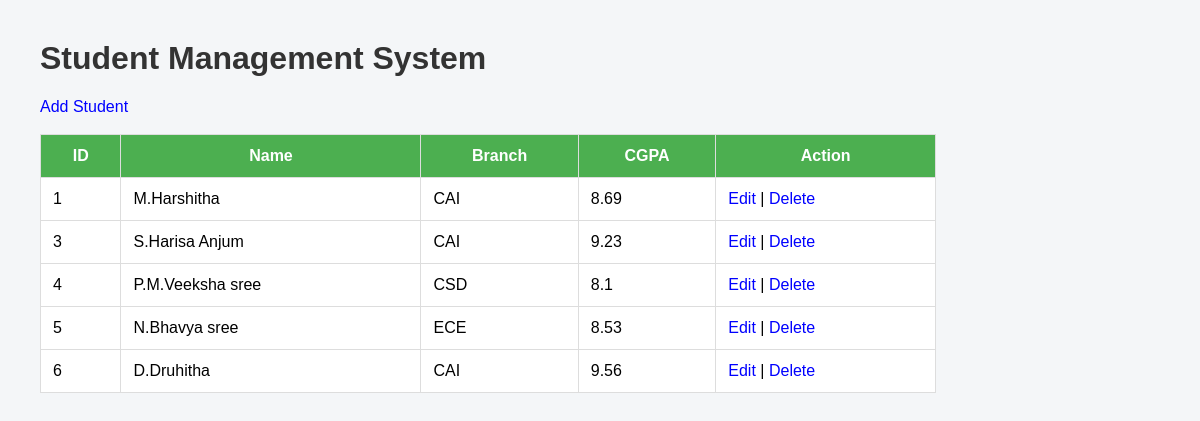
The page / on the database its author committed.
### tables this page shows
CREATE TABLE students(
        id INTEGER PRIMARY KEY AUTOINCREMENT,
        name TEXT NOT NULL,
        branch TEXT NOT NULL,
        cgpa REAL NOT NULL
    );

### app.py (the view)
@app.route('/')
def index():
    conn = sqlite3.connect('students.db')
    cursor = conn.cursor()
    cursor.execute("SELECT * FROM students")
    students = cursor.fetchall()
    conn.close()
    return render_template('index.html', students=students)

### templates/index.html (shortened to what this page needs)
<!DOCTYPE html>
<html>
<head>
    <link rel="stylesheet" href="{{ url_for('static', filename='style.css') }}">
</head>
<body>
<h1>Student Management System</h1>
<a href="/add">Add Student</a>
<br><br>
<table border="1">
    <tr>
        <th>ID</th>
        <th>Name</th>
        <th>Branch</th>
        <th>CGPA</th>
        <th>Action</th>
    </tr>
    {% for student in students %}
    <tr>
    <td>{{ student[0] }}</td>
    <td>{{ student[1] }}</td>
    <td>{{ student[2] }}</td>
    <td>{{ student[3] }}</td>
    <td>
        <a href="/edit/{{ student[0] }}">Edit</a> |
        <a href="/delete/{{ student[0] }}">Delete</a>
    </td>
</tr>
    {% endfor %}
</table>
</body>
</html>

### static/style.css (style rules this page uses)
body { font-family: Arial, sans-serif; margin: 40px; background-color: #f4f6f8; }
h1 { color: #333; }
a { text-decoration: none; color: blue; }
table { border-collapse: collapse; width: 80%; background: white; }
th, td { padding: 12px; border: 1px solid #ddd; }
th { background-color: #4CAF50; color: white; }

### rows shown on the page
students: id "1", name "M.Harshitha", branch "CAI", cgpa "8.69"
students: id "3", name "S.Harisa Anjum", branch "CAI", cgpa "9.23"
students: id "4", name "P.M.Veeksha sree", branch "CSD", cgpa "8.1"
students: id "5", name "N.Bhavya sree", branch "ECE", cgpa "8.53"
students: id "6", name "D.Druhitha", branch "CAI", cgpa "9.56"
